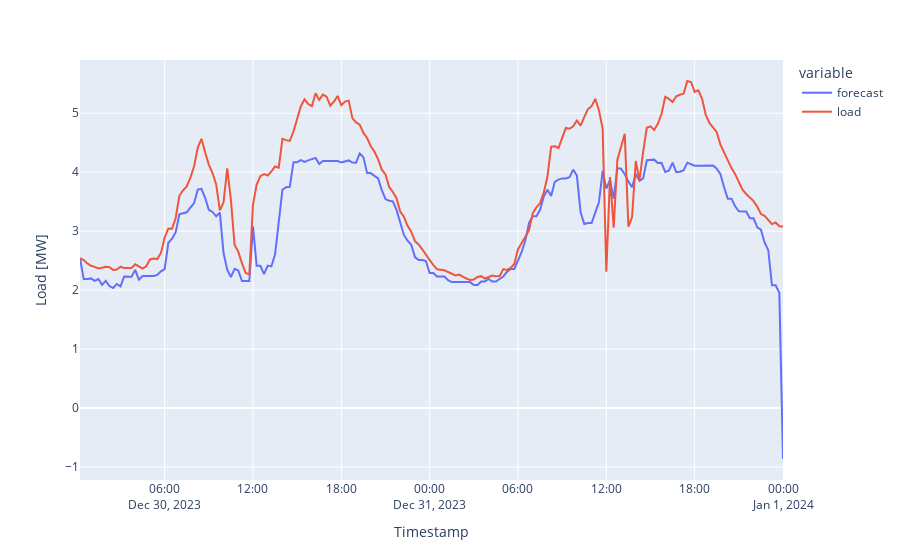

Notebook cell for this chart:
### Code cell
fig_forecast_realised=pd.concat([forecast["forecast"], realised], axis=1).plot()
fig_forecast_realised.update_layout(
    xaxis_title='Timestamp',
    yaxis_title="Load [MW]"
)
display(fig_forecast_realised.show())

### Figure 1 — Plotly figure (JSON) as saved in the notebook; plotly's stock layout.template omitted (floating-point values rounded to 4 significant figures; data arrays with more than 128 entries replaced by an {"elided": "..."} marker saying what was removed)
{"data": [{"hovertemplate": "variable=forecast<br>index=%{x}<br>value=%{y}<extra></extra>", "legendgroup": "forecast", "line": {"color": "#636efa", "dash": "solid"}, "marker": {"symbol": "circle"}, "mode": "lines", "name": "forecast", "orientation": "v", "showlegend": true, "type": "scatter", "x": {"elided": "192 str values"}, "xaxis": "x", "y": {"elided": "192 float values"}, "yaxis": "y"}, {"hovertemplate": "variable=load<br>index=%{x}<br>value=%{y}<extra></extra>", "legendgroup": "load", "line": {"color": "#EF553B", "dash": "solid"}, "marker": {"symbol": "circle"}, "mode": "lines", "name": "load", "orientation": "v", "showlegend": true, "type": "scatter", "x": {"elided": "192 str values"}, "xaxis": "x", "y": {"elided": "192 float values"}, "yaxis": "y"}], "layout": {"legend": {"title": {"text": "variable"}, "tracegroupgap": 0}, "margin": {"t": 60}, "xaxis": {"anchor": "y", "domain": [0, 1], "title": {"text": "Timestamp"}}, "yaxis": {"anchor": "x", "domain": [0, 1], "title": {"text": "Load [MW]"}}}}
